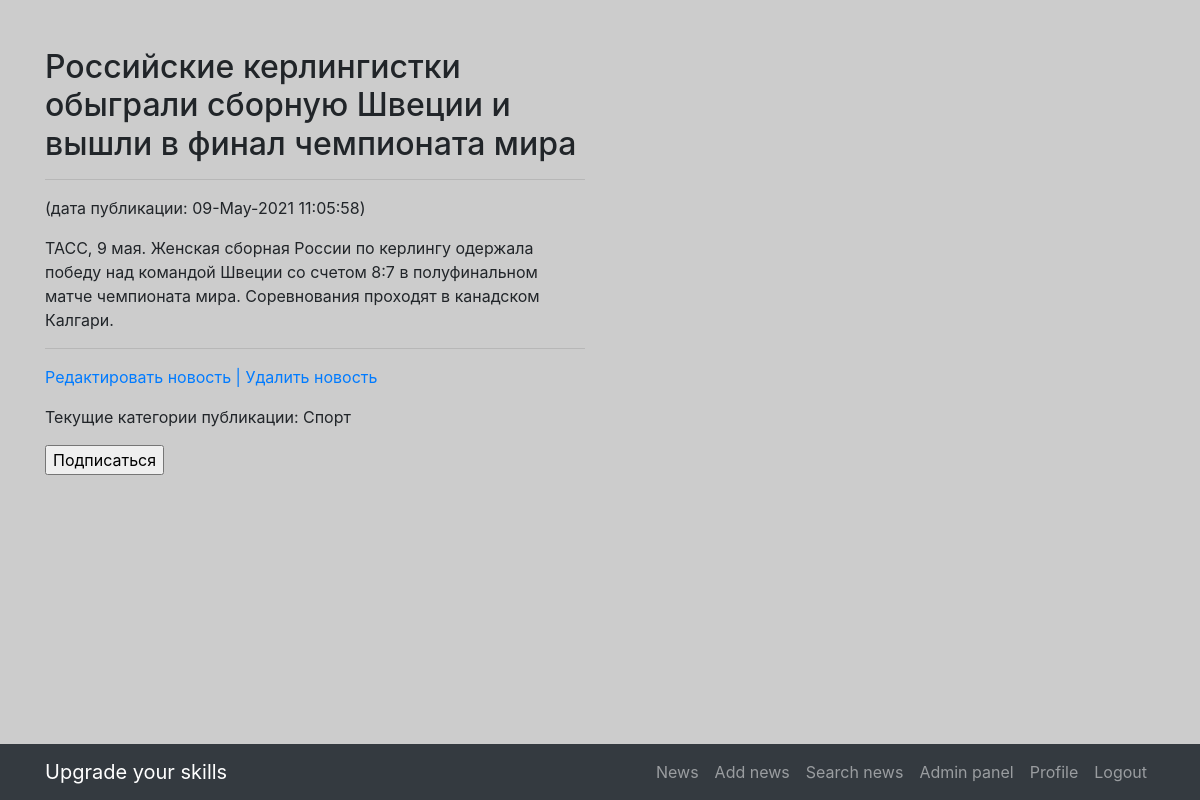
/news/135 (signed in), run on the app's committed database.
### news/models.py (models this page shows, shortened)
class Post(models.Model):
    author = models.ForeignKey('Author', on_delete = models.CASCADE)
    news, article = 'NE', 'AR'
    POSITIONS = [(news, 'Новость'), (article,'Статья')]
    type_news_article = models.CharField(max_length = 2, choices = POSITIONS, default = 'news')
    time_in = models.DateTimeField(auto_now_add = True)
    chapter = models.CharField(max_length = 200, unique = False)
    text = models.TextField(default = '')
    article_news_rate = models.IntegerField(default=0)
    category = models.ManyToManyField(Category, through= 'PostCategory')

class PostCategory(models.Model):
    post = models.ForeignKey(Post, on_delete=models.CASCADE)
    category = models.ForeignKey(Category, on_delete=models.CASCADE)
    def __str__(self):
        return f'{self.category}'

class Category(models.Model):
    news_category = models.CharField(max_length = 24, unique = True)
    def __str__(self):
        return f'{self.news_category}'

### news/views.py (the view)
# urls.py: path('<int:pk>', NewsDetail.as_view()),  # pk — это первичный ключ, который будет выводиться у нас в шаблон
class NewsDetail(DetailView):
    model = Post
    template_name = 'news/newsdetail.html'
    context_object_name = 'newsdetail'
    def get_context_data(self, **kwargs):
        context = super(NewsDetail, self).get_context_data(**kwargs)
        id = self.kwargs.get('pk')
        context['category'] = PostCategory.objects.filter(post = id)
        return context

### djantimat/helpers.py (called while the page is built)
    @staticmethod
    def replace(text, repl='[censored]'):
        words = {}
        for word in PymorphyProc._gen(text):
            text = text.replace(word, repl)
        return text

    @staticmethod
    def _gen(text):
        for word in re.findall(word_pattern, text):
            if len(word) < 3:
                continue
            normal_word = PymorphyProc.morph.parse(word.lower())[0].normal_form
            if normal_word in PymorphyProc.get_words():
                yield word

    @staticmethod
    def get_words():
        return Slang.objects.values_list('word', flat=True)

### news/templatetags/custom_filters.py (called while the page is built)
@register.filter(name='censor')
def censor(value):
    return PymorphyProc.replace(value, repl='[censored]')

### templates/news/newsdetail.html (shortened to what this page needs)
{% extends 'base.html' %}
{% load custom_filters %}
{% block content %}
    <h2>{{ newsdetail.chapter  | censor}}</h2>
    <hr>
   <p>(дата публикации: {{newsdetail.time_in | date:'d-M-Y h:m:s'}})</p>
    {{ newsdetail.text | censor}}
    <hr>
    {% if user.is_authenticated %}
        <p>
            <a href="{{newsdetail.id}}/edit">Редактировать новость | </a>
            <a href="{{newsdetail.id}}/delete">Удалить новость</a>
        </p>
        <p>
            <a>Текущие категории публикации:
                {% for cat in category %}
                {{cat}}
                {% endfor %}
            </a>
            <form action="{% url 'fastsubscribe' %}">
                <input type="submit" value= "Подписаться">
            </form>
        </p>
    {% else %}
         <a href="{% url 'account_login' %}">Для редактирования или удаления новости/статьи необходимо авторизоваться</a>
    {% endif %}
{% endblock content %}

### static/css/the-big-picture.css (style rules this page uses)
body { background: url(http://localhost:8000/static/1920x1080.png) no-repeat center center fixed; -webkit-background-size: cover; -moz-background-size: cover; background-size: cover; -o-background-size: cover; }

### data on the page
Post: chapter|censor "Российские керлингистки обыграли сборную Швеции и вышли в финал чемпионата мира", time_in "09-May-2021 11:05:58", text|censor "ТАСС, 9 мая. Женская сборная России по керлингу одержала победу над командой Швеции со счетом 8:7 в полуфинальном матче чемпионата мира. Соревнования проходят в канадском Калгари."
PostCategory: category.news_category "Спорт"
